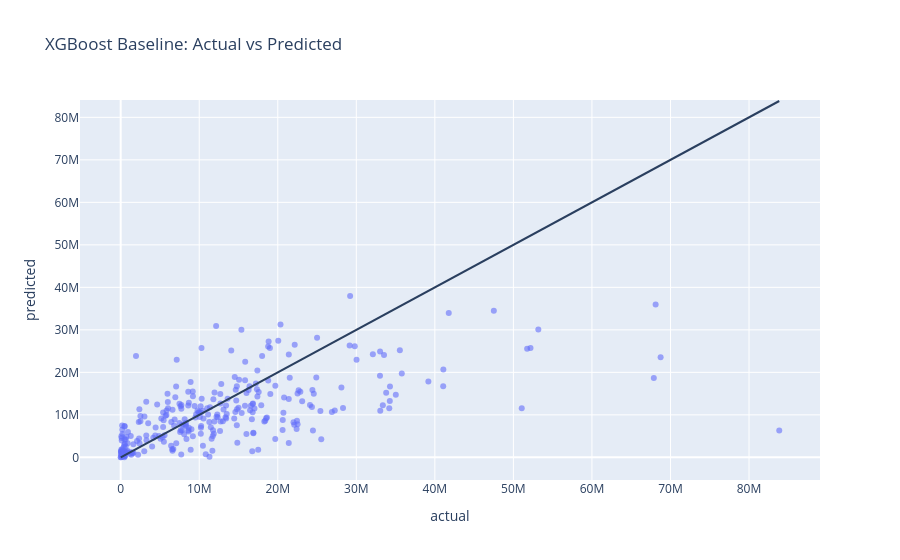

The notebook cell saved with this chart:
### Code cell
plot_df = pd.DataFrame({
    "actual": y_test_dollars,
    "predicted": xgb_pred_dollars
})

fig = px.scatter(
    plot_df,
    x="actual",
    y="predicted",
    title="XGBoost Baseline: Actual vs Predicted",
    opacity=0.6
)

fig.add_shape(
    type="line",
    x0=plot_df["actual"].min(),
    y0=plot_df["actual"].min(),
    x1=plot_df["actual"].max(),
    y1=plot_df["actual"].max(),
)

fig.show()

### Figure 1 — Plotly figure (JSON) as saved in the notebook; plotly's stock layout.template omitted (floating-point values rounded to 4 significant figures; data arrays with more than 128 entries replaced by an {"elided": "..."} marker saying what was removed)
{"data": [{"hovertemplate": "actual=%{x}<br>predicted=%{y}<extra></extra>", "legendgroup": "", "marker": {"color": "#636efa", "opacity": 0.6, "symbol": "circle"}, "mode": "markers", "name": "", "orientation": "v", "showlegend": false, "type": "scatter", "x": {"elided": "299 float values"}, "xaxis": "x", "y": {"elided": "299 float values"}, "yaxis": "y"}], "layout": {"legend": {"tracegroupgap": 0}, "shapes": [{"type": "line", "x0": 8927.0, "x1": 83850000.0, "y0": 8927.0, "y1": 83850000.0}], "title": {"text": "XGBoost Baseline: Actual vs Predicted"}, "xaxis": {"anchor": "y", "domain": [0, 1], "title": {"text": "actual"}}, "yaxis": {"anchor": "x", "domain": [0, 1], "title": {"text": "predicted"}}}}
